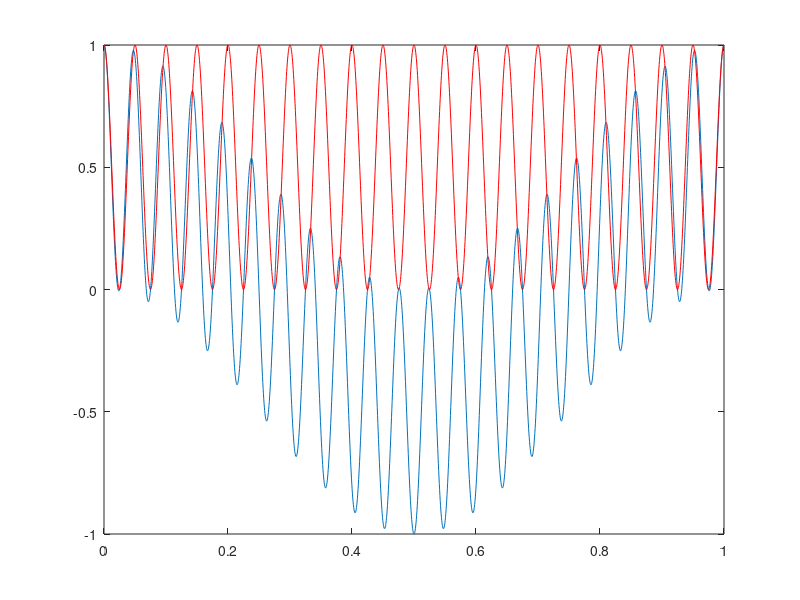

The MATLAB source for this figure:
%test orthogonality of cosine function
t=linspace(0,1,2000);
s1 = cos(2*pi*10*t);
s2 = cos(2*pi*11*t);
r1 = s1.*s2;
r2 = s1.*s1;
plot(t, r1, t, r2, 'r');
